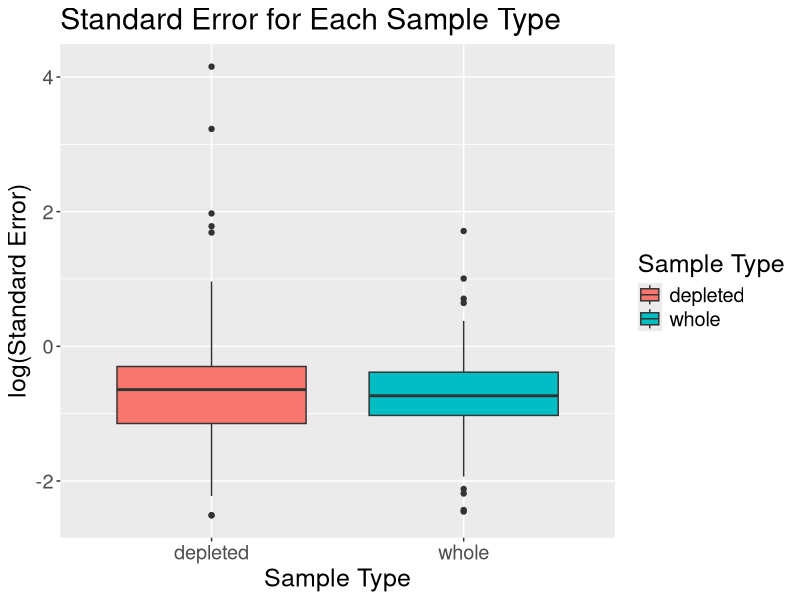

Write R code to recreate this figure.
library("lme4")
library("plyr")
library("ggplot2")
library("MASS")
# read data

dat <- read.csv("Proteins of Interst for Tech Paper.csv")

dim(dat)

x <- colnames(dat) # column name of data
x


y <- c( "Image","X", paste("X.", 1:31, sep = "")) # Column name unsued

# Column name used in analysis including the id of protein and 16 gels  
# of 8 animals, each gel runs twice

use_col <- setdiff(x,y)
use_col
dat_used <- as.matrix(dat[, use_col])
dim(dat_used)


# The first row is group classification, the second row is the name of Std. Abund, therefore the data actually in use is the dat_used except the first 2 rows
dat_final <- matrix(as.numeric(dat_used[-c(1:2),]), 
                    nrow = nrow(dat_used)-2,
                    ncol = ncol(dat_used),
                    byrow = F) 
dim(dat_final)

head(dat_final)

# Group of each sample

group <- dat_used[1,-1] 
group

# Obtain data for each group: Depelted and Not.Depleted (Whole), the first column of dat_final contains name of protein
deplete <- dat_final[,-1][,group=="Depleted"]
dim(deplete)


whole <- dat_final[,-1][,group=="Whole"]
dim(whole)


# Find out which Cy is used for each run

group[group=="Depleted"] # Cy for Depleted group: rep(c(5,5,3,3),4)

group[group=="Whole"] # Cy for Whole group: rep(c(3,3,5,5),4)

#metadata <- read.table("/run/user/1000/gvfs/smb-share:server=smb.stat.iastate.edu,share=ntyet/RFI Protemics/twofileswithproteindata/Meta.data2.txt")
#metadata <- read.table("Meta.data2.txt")
#str(metadata)
# Sample.Name <- c("1807", "4810", "1209", "1906", "3908", "3106", "2107", "2712")
# line <- rep(c(1,2), each = 8)
# x <- rnorm(16, 0, 1)
# depleted <- "TRUE"

out_model <- function(x, depleted){ # x is the row of data (i.e., data of each protein spot)
  if (depleted == "TRUE"){
    cy <- as.factor(rep(c(5,5,3,3),4))
  } else {
    cy <- as.factor(rep(c(3,3,5,5),4))
  }
  animal <- as.factor(rep(1:8, each = 2))
  line <- as.factor(rep(c(1,2), each = 8))
  # check if all obsetvations for one Cy are missing or not
  
  if ((sum(is.na(x[cy==3]))==8|sum(is.na(x[cy==5]))==8) & 
        (sum(is.na(x[line==1]))==8|sum(is.na(x[line==2]))==8)){
    model <- lmer(x~ (1|animal), na.action="na.omit")
    mean_est <- summary(model)$coeff[,1]
    sd_est <- as.vector(sqrt(summary(model)$vcov))
    #str(summary(model))
  } 
  if ((sum(is.na(x[cy==3]))==8|sum(is.na(x[cy==5]))==8) & 
        ((sum(is.na(x[line==1]))!=8)&(sum(is.na(x[line==2]))!=8))){
    model <- lmer(x~ line + (1|animal), na.action="na.omit")
    mean_est <- summary(model)$coeff[1,1] + summary(model)$coeff[2,1]/2
    sd_est <- as.vector(sqrt(t(c(1,1/2)) %*%summary(model)$vcov%*%c(1,1/2)))
  }
  
  if ((sum(is.na(x[cy==3]))!=8|sum(is.na(x[cy==5]))!=8) & 
        ((sum(is.na(x[line==1]))==8)&(sum(is.na(x[line==2]))==8))){
    model <- lmer(x~ cy + (1|animal), na.action="na.omit")
    mean_est <- summary(model)$coeff[1,1] + summary(model)$coeff[2,1]/2
    sd_est <- as.vector(sqrt(t(c(1,1/2)) %*%summary(model)$vcov%*%c(1,1/2)))
  }
  
  if ((sum(is.na(x[cy==3]))!=8& sum(is.na(x[cy==5]))!=8) & 
        ((sum(is.na(x[line==1]))!=8)&(sum(is.na(x[line==2]))!=8))){ 
    model <- lmer(x~ cy + line + (1|animal), na.action="na.omit")
    #str(summary(model))
    mean_est <- summary(model)$coeff[1,1] + 
      summary(model)$coeff[2,1]/2 + 
      summary(model)$coeff[3,1]/2
    
    sd_est <- as.vector(sqrt(t(c(1, 1/2, 1/2))%*% summary(model)$vcov %*%c(1,1/2, 1/2)))  }
  
  
  return(c(mean_est, sd_est))
}

depleted_out <- laply(1:236, function(i)out_model(deplete[i,], depleted = "TRUE"))

whole_out <- laply(1:236, function(i)out_model(whole[i,], depleted = "FALSE"))

colnames(depleted_out) <- colnames(whole_out) <- c("mean","sd")
sd_out <- data.frame(
  logsd = log(c(whole_out[, "sd"], depleted_out[,"sd"])), 
  sample = rep(c("whole", "depleted"), each = dim(whole_out)[1]))

p <- ggplot(sd_out, aes(sample, logsd))
p + geom_boxplot(aes(fill = sample)) + 
  ggtitle("Standard Error for Each Sample Type") + 
  scale_fill_discrete(name= "Sample Type") + 
  xlab("Sample Type") + 
  ylab("log(Standard Error)") + 
  theme(text = element_text(size=18))


wilcox.test(log(depleted_out[,2]), log(whole_out[, 2]), alternative = "greater", paired = TRUE)
wilcox.test(depleted_out[,2], whole_out[, 2], alternative = "two.sided", paired = TRUE)


wilcox.test(log(depleted_out[,2]/whole_out[, 2]), alternative = "two.sided")
wilcox.test(log(depleted_out[,2]/whole_out[, 2]), alternative = "greater")


